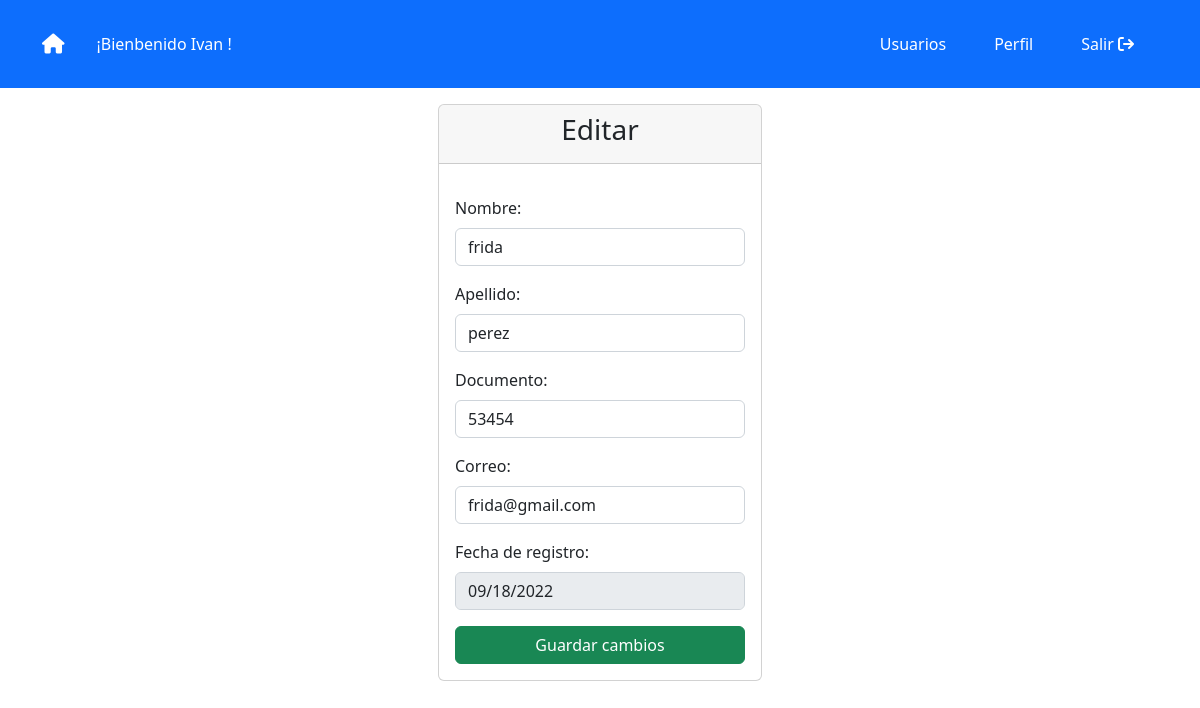
/crud/edit.php?id=4 (signed in), run on the app's committed database.
### tables this page shows
CREATE TABLE `usuario` (
  `id` int(11) NOT NULL,
  `nombre` varchar(100) NOT NULL,
  `apellido` varchar(100) NOT NULL,
  `documento` int(11) NOT NULL,
  `correo` varchar(100) NOT NULL,
  `contraseña` varchar(80) NOT NULL,
  `idRol` int(11) DEFAULT NULL,
  `fechaRegistro` date DEFAULT NULL
);

### crud/edit.php (the view, shortened to what this page needs)
<?php
    include('../db.php');
    if(isset($_GET['id'])){
        $id = $_GET['id'];
        $query = "SELECT * FROM usuario WHERE id = $id";
        $result = mysqli_query($conexion, $query);
        if(mysqli_num_rows($result) == 1){
            $row = mysqli_fetch_array($result);
            $nombre = $row['nombre'];
            $apellido = $row['apellido'];
            $documento = $row['documento'];
            $correo = $row['correo'];
            $fechaRegistro = $row['fechaRegistro'];
        }
    }
?>
<?php include('../includes/header.php'); ?>
<?php
    if($_SESSION['rol'] == 1){
        include('../admin/menu.php');
    }
?>
    <div class="container">
        <div class="row">
            <div class="col-md-4 mx-auto">
                <div class="card m-3">
                    <div class="card-header text-center">
                        <h3>Editar</h3>
                    </div>
                    <form action="edit.php?id=<?php echo $_GET['id'] ?>" method="POST" class="p-3">
                        <div class="form-group my-3">
                            <label for="nombre" class="form-label">Nombre:</label>
                            <input type="text" id="nombre" name="nombre" class="form-control" value="<?php echo $nombre; ?>">
                        </div>
                        <div class="form-group my-3">
                            <label for="apellido" class="form-label">Apellido:</label>
                            <input type="text" id="apellido" name="apellido" class="form-control" value="<?php echo $apellido; ?>">
                        </div>
                        <div class="form-group my-3">
                            <label for="documento" class="form-label">Documento:</label>
                            <input type="number" id="documento" name="documento" class="form-control" value="<?php echo $documento; ?>">
                        </div>
                        <div class="form-group my-3">
                            <label for="correo" class="form-label">Correo:</label>
                            <input type="text" id="correo" name="correo" class="form-control" value="<?php echo $correo; ?>">
                        </div>
                        <div class="form-group my-3">
                            <label for="fechaRegistro" class="form-label">Fecha de registro:</label>
                            <input type="date" id="fechaRegistro" name="fechaRegistro" class="form-control" value="<?php echo $fechaRegistro; ?>" disabled>
                        </div>
                        <button type="submit" class="btn btn-success w-100" name="update">Guardar cambios</button>
                    </form>
                </div>
            </div>
        </div>
    </div>

### admin/menu.php (shortened to what this page needs)
<?php $id = $_SESSION['userId'];
    $query = "SELECT nombre FROM usuario WHERE id = $id";
    $result = mysqli_query($conexion, $query);
    $row = mysqli_fetch_array($result);
    $usuario = $row['nombre'];
?>
<nav class="navbar navbar-expand-lg bg-primary p-4">
  <div class="container">
    <a class="navbar-brand text-white" href="#"><i class="fa-solid fa-house"></i></a>
    <p class="text-white text-justify-center mx-3 my-0">¡Bienbenido <?php echo $usuario; ?> !</p>
    <div class="collapse navbar-collapse justify-content-end" id="navbarNav">
      <ul class="navbar-nav">
          <li class="nav-item">
            <a class="nav-link text-white px-4" href="../admin/index.php">Usuarios</a>
          </li>
          <li class="nav-item">
            <a class="nav-link text-white px-4" href="../crud/edit.php?id=<?php echo $_SESSION['userId'] ?>">Perfil</a>
          </li>
          <li class="nav-item">
            <a class="nav-link text-white px-4" href="../salir.php">Salir <i class="fa-sharp fa-solid fa-arrow-right-from-bracket"></i></a>
          </li>
      </ul>
    </div>
  </div>
</nav>

### data on the page
usuario: nombre "Ivan"
usuario: nombre "frida", apellido "perez", documento "53454", correo "frida@gmail.com", fechaRegistro "09/18/2022"
